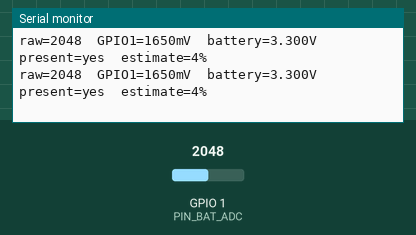
Simulated run of this program. Board: ESP32-C6. Shown: the last lines printed to the serial monitor. The inputs (shaded band) are chosen by the test bench; at power-on: GPIO 1 (PIN_BAT_ADC) = 2048 (analog values on the 0–4095 scale).

Above: at 1.5 s.
1.6 s: GPIO 1 (PIN_BAT_ADC) set to 1611
At 2.9 s:
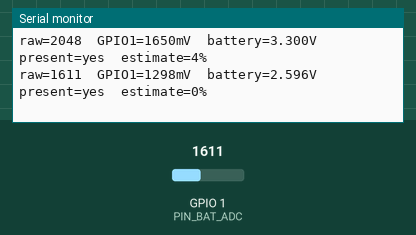
3.1 s: GPIO 1 (PIN_BAT_ADC) set to 1478
At 4.2 s:
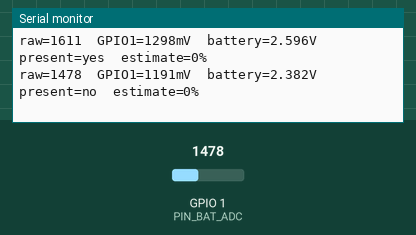

Measured:
- the behaviour switches between 1552 and 1551 on GPIO 1 (PIN_BAT_ADC) (found by bisection; images 1 and 2)
- after the input at 1.6 s, the serial monitor: prints a new line after 0.75 s (image 1)
- after the input at 3.1 s, the serial monitor: prints a new line after 0.27 s (image 2)

The program:

main.cpp
```cpp
#include <Arduino.h>
#include <cmath>
#include "pins.h"
#include "config.h"

static int estimatePercent(float v) {
  struct P { float v; int p; };
  static constexpr P c[] = {{3.20f,0},{3.40f,8},{3.55f,15},{3.65f,25},{3.72f,35},{3.77f,45},
                            {3.82f,55},{3.87f,65},{3.93f,75},{4.00f,84},{4.10f,94},{4.20f,100}};
  if (v <= c[0].v) return 0; size_t n = sizeof(c)/sizeof(c[0]); if (v >= c[n-1].v) return 100;
  for (size_t i=1;i<n;++i) if (v <= c[i].v) {
    float f=(v-c[i-1].v)/(c[i].v-c[i-1].v);
    return constrain(int(lroundf(c[i-1].p + f*(c[i].p-c[i-1].p))),0,100);
  }
  return 0;
}

static void sampleBattery() {
  analogRead(PIN_BAT_ADC); delayMicroseconds(250);
  uint32_t rawSum=0; uint64_t mvSum=0;
  for (uint16_t i=0;i<BAT_ADC_SAMPLE_COUNT;++i) {
    rawSum += analogRead(PIN_BAT_ADC); mvSum += analogReadMilliVolts(PIN_BAT_ADC);
    delayMicroseconds(BAT_ADC_SAMPLE_DELAY_US);
  }
  uint16_t raw = rawSum / BAT_ADC_SAMPLE_COUNT;
  uint32_t mv = mvSum / BAT_ADC_SAMPLE_COUNT;
  float gpioV = mv / 1000.0f;
  float batV = gpioV * BAT_ADC_DIVIDER_RATIO * BAT_ADC_CALIBRATION;
  bool present = batV >= 2.50f;
  Serial.printf("raw=%u  GPIO1=%lumV  battery=%.3fV  present=%s  estimate=%d%%\n",
                raw, (unsigned long)mv, batV, present ? "yes" : "no", present ? estimatePercent(batV) : 0);
}

void setup() {
  Serial.begin(115200); delay(300);
  pinMode(PIN_BAT_ADC, INPUT); analogReadResolution(12); analogSetPinAttenuation(PIN_BAT_ADC, ADC_11db);
  Serial.println("Battery divider: BAT+ -> 100k -> GPIO1 -> 100k -> GND");
  Serial.println("Battery voltage ~= GPIO1 voltage x 2 x calibration factor");
}
void loop() { sampleBattery(); delay(1000); }
```

config.h
```cpp
#pragma once
#include <Arduino.h>

static constexpr uint8_t LCD_ROTATION = 1;  // 320x240 landscape
static constexpr int LCD_WIDTH = 320;
static constexpr int LCD_HEIGHT = 240;
static constexpr bool LCD_INVERT = false;
static constexpr uint32_t LCD_SPI_HZ = 40000000;
static constexpr uint32_t SD_SPI_HZ = 4000000;

// XPT2046 fixed mapping used by the factory-test firmware.
static constexpr uint32_t TOUCH_SPI_HZ = 2000000;
static constexpr uint16_t TOUCH_MIN_PRESSURE = 70;
static constexpr bool TOUCH_SWAP_XY = true;
static constexpr bool TOUCH_INVERT_X = false;
static constexpr bool TOUCH_INVERT_Y = false;
static constexpr int32_t TOUCH_RAW_X_MIN = 220;
static constexpr int32_t TOUCH_RAW_X_MAX = 3880;
static constexpr int32_t TOUCH_RAW_Y_MIN = 220;
static constexpr int32_t TOUCH_RAW_Y_MAX = 3880;

static constexpr uint32_t AUDIO_PWM_CARRIER_HZ = 62500;
static constexpr uint8_t AUDIO_PWM_BITS = 8;
static constexpr uint32_t GPS_DEFAULT_BAUD = 9600;

// BAT+ -> 100k -> GPIO1 -> 100k -> GND
static constexpr float BAT_ADC_DIVIDER_RATIO = 2.0f;
static constexpr float BAT_ADC_CALIBRATION = 1.000f;
static constexpr uint16_t BAT_ADC_SAMPLE_COUNT = 32;
static constexpr uint16_t BAT_ADC_SAMPLE_DELAY_US = 250;
```

pins.h
```cpp
#pragma once
#include <Arduino.h>

// ZLX-ESP32-2 (C5) / ESP32-C5-WROOM-1U-N8R8 GPIO map
static constexpr int PIN_GPS_TX       = 0;   // MCU RX <- GPS TX
static constexpr int PIN_BAT_ADC      = 1;
static constexpr int PIN_SD_MISO      = 2;
static constexpr int PIN_RTP_DOUT     = 3;
static constexpr int PIN_RTP_SCK      = 4;
static constexpr int PIN_RTP_DIN      = 5;
static constexpr int PIN_LCD_SCK      = 6;
static constexpr int PIN_LCD_MOSI     = 7;
static constexpr int PIN_AUDIO_PWM    = 8;
static constexpr int PIN_GPS_RX       = 9;   // MCU TX -> GPS RX
static constexpr int PIN_LCD_CS       = 10;
static constexpr int PIN_LCD_BL       = 13;
static constexpr int PIN_LCD_DC       = 14;
static constexpr int PIN_RTP_CS       = 23;
static constexpr int PIN_AMP_EN       = 24;
static constexpr int PIN_RTP_IRQ      = 25;
static constexpr int PIN_GREEN_LED    = 26;
static constexpr int PIN_SD_CS        = 27;
static constexpr int PIN_BOOT_AUTO    = 28;

static constexpr bool BOOT_ACTIVE_LOW      = true;
static constexpr bool AMP_EN_ACTIVE_HIGH   = true;
static constexpr bool GREEN_LED_ACTIVE_LOW = false; // HIGH = ON
static constexpr bool LCD_BL_ACTIVE_HIGH   = true;
```
